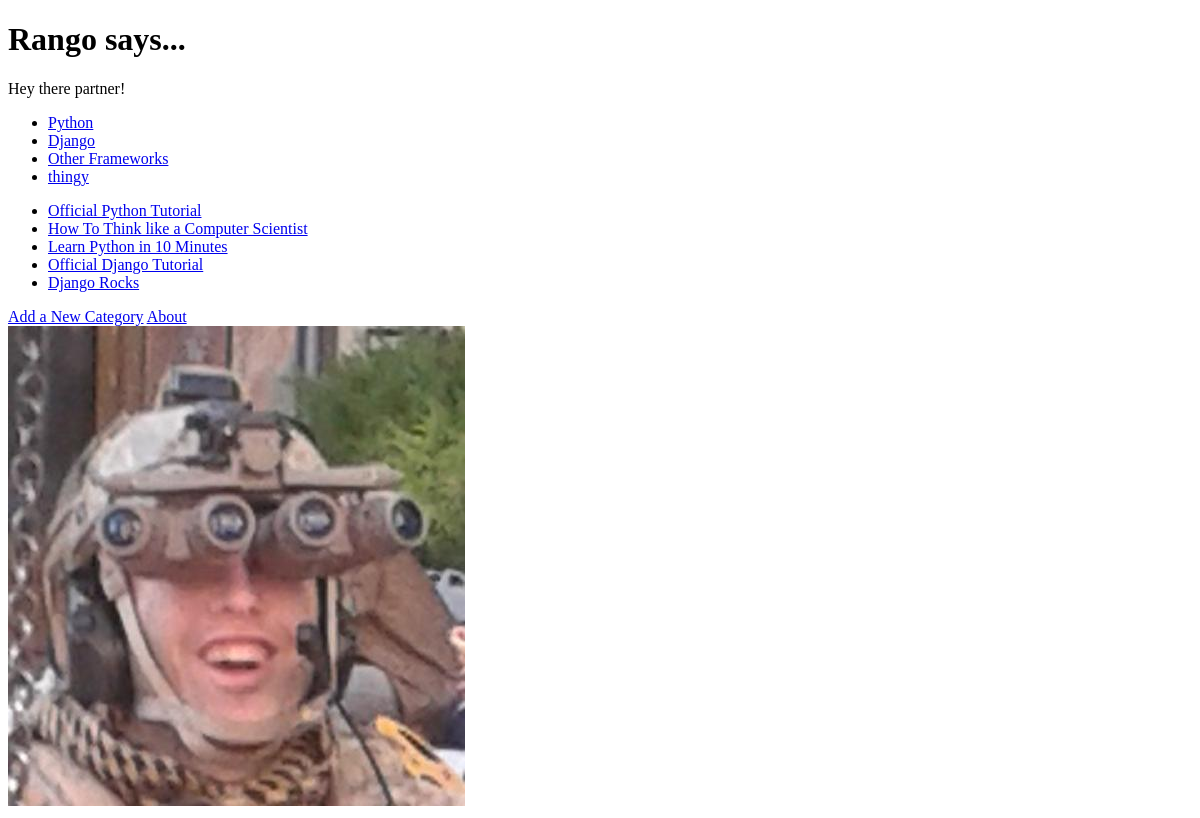
/, run on an earlier commit of the app's database.
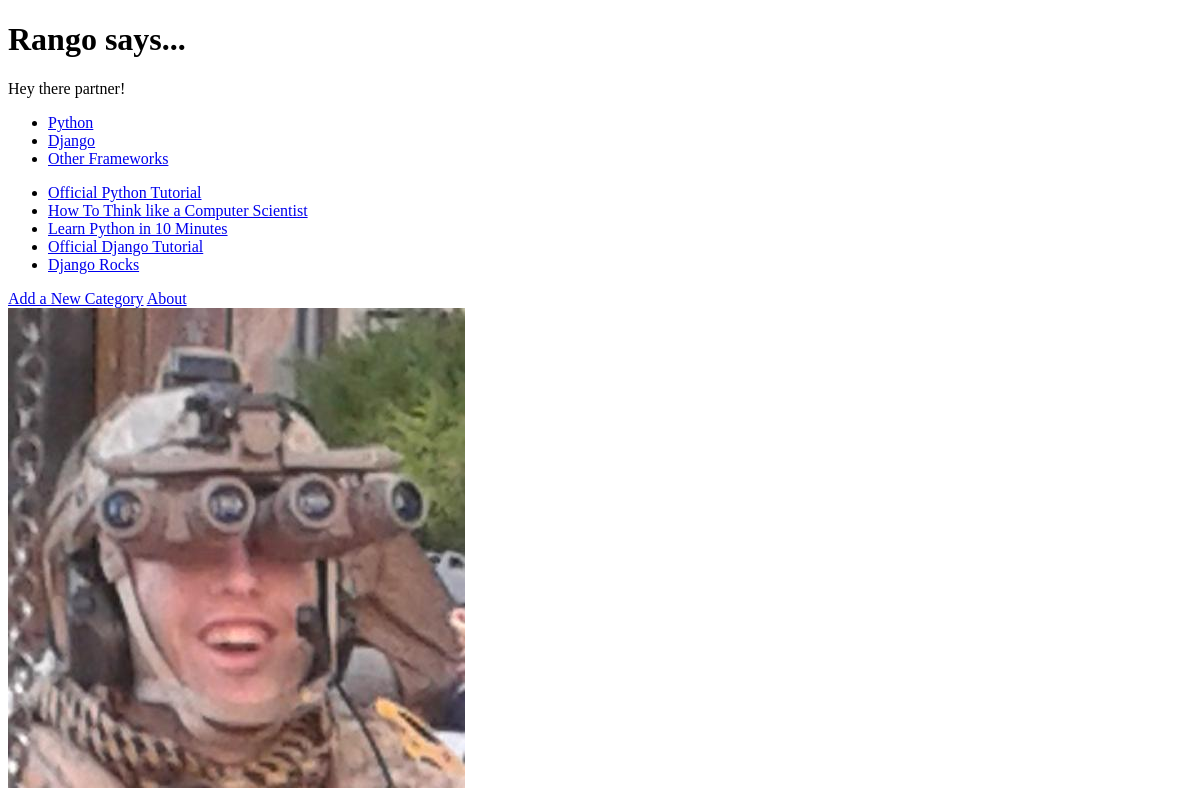
And on a later commit of the database.
### rango/models.py (models this page shows, shortened)
class Category(models.Model):
    name = models.CharField(max_length=128, unique=True)
    views = models.IntegerField(default=0)
    likes = models.IntegerField(default=0)
    slug = models.SlugField(unique=True)
    class Meta:
        verbose_name_plural = 'Categories'

class Page(models.Model):
    category = models.ForeignKey(Category)
    title = models.CharField(max_length=128)
    url = models.URLField()
    views = models.IntegerField(default=0)

### rango/views.py (the view)
# urls.py: url(r'^$', views.index, name='index'),
def index(request):
    category_list = Category.objects.order_by('-likes')[:5]
    page_list = Page.objects.order_by('-views')[:5]
    context_dict = {'categories': category_list, 'pages': page_list}
    return render(request, 'rango/index.html', context=context_dict)

### templates/rango/index.html (shortened to what this page needs)
<!DOCTYPE html>
{% load staticfiles %}
<html>
	<head>
	</head>
	<body>
		<h1>Rango says...</h1>
		<div>Hey there partner!</div>
		<div>
		{% if categories %}
			<ul>
				{% for category in categories %}
				<li><a href="/rango/category/{{ category.slug }}"> {{ category.name }}</a> </li>
				{% endfor %}
			</ul>
		{% else %}
			<strong> There are no categories present. </strong>
		{% endif %}
		</div>
		<div>
		{% if pages %}
			<ul>
				{% for page in pages %}
				<li><a href="{{ page.url }}"> {{ page.title }}</a> </li>
				{% endfor %}
			</ul>
		{% else %}
			<strong> There are no pages present. </strong>
		{% endif %}
		</div>
		<div>
			<a href="/rango/add_category/">Add a New Category</a>
			<a href='/rango/about/'>About</a><br />
			<img src='{% static 'images/rango.jpg' %}'
			     alt='Picture of Rango' />
		</div>
	</body>
</html>

What changed in the data, as far as the page shows it:
removed Category: name "thingy"
